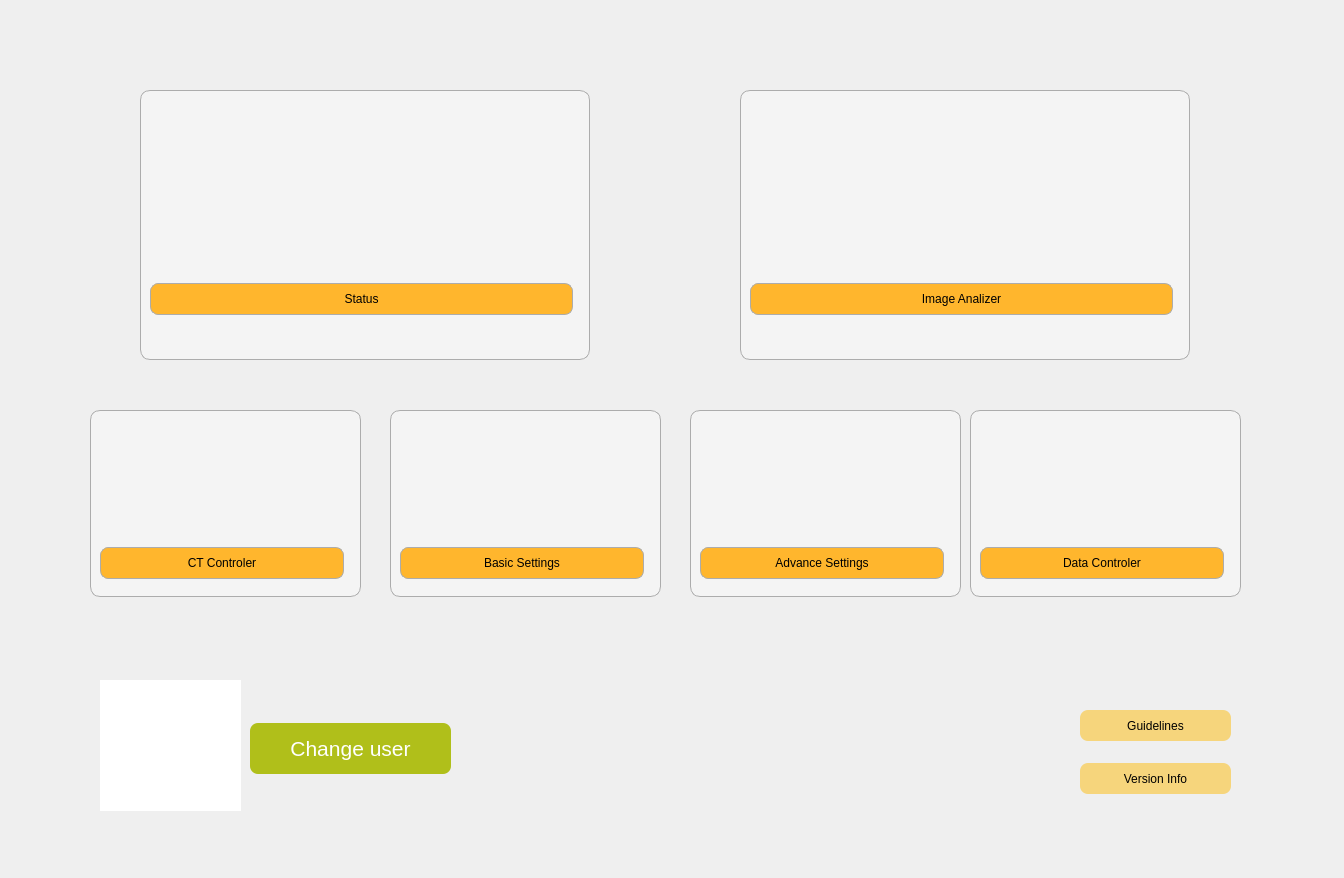
<?xml version="1.0" encoding="UTF-8"?>
<ui version="4.0">
 <class>MainWindow</class>
 <widget class="QMainWindow" name="MainWindow">
  <property name="geometry">
   <rect>
    <x>0</x>
    <y>0</y>
    <width>1344</width>
    <height>878</height>
   </rect>
  </property>
  <property name="windowTitle">
   <string>MainWindow</string>
  </property>
  <widget class="QWidget" name="centralwidget">
   <widget class="QLabel" name="label">
    <property name="geometry">
     <rect>
      <x>100</x>
      <y>20</y>
      <width>1131</width>
      <height>40</height>
     </rect>
    </property>
    <property name="text">
     <string>&lt;html&gt;&lt;head/&gt;&lt;body&gt;&lt;p align=&quot;center&quot;&gt;&lt;img src=&quot;:/Logo/QT designer assets/Logo-IBTI-resised.png&quot;/&gt;&lt;/p&gt;&lt;/body&gt;&lt;/html&gt;</string>
    </property>
   </widget>
   <widget class="QFrame" name="frame_detector">
    <property name="geometry">
     <rect>
      <x>140</x>
      <y>90</y>
      <width>450</width>
      <height>270</height>
     </rect>
    </property>
    <property name="styleSheet">
     <string notr="true">background-color: rgb(244, 244, 244);
border-radius: 10px;
border: 1px solid #ACACAC;
</string>
    </property>
    <property name="frameShape">
     <enum>QFrame::StyledPanel</enum>
    </property>
    <property name="frameShadow">
     <enum>QFrame::Raised</enum>
    </property>
    <layout class="QVBoxLayout" name="verticalLayout_2">
     <property name="spacing">
      <number>8</number>
     </property>
     <property name="topMargin">
      <number>16</number>
     </property>
     <property name="rightMargin">
      <number>16</number>
     </property>
     <property name="bottomMargin">
      <number>0</number>
     </property>
     <item>
      <widget class="QLabel" name="label_detector">
       <property name="maximumSize">
        <size>
         <width>16777215</width>
         <height>82</height>
        </size>
       </property>
       <property name="styleSheet">
        <string notr="true">Border: None
</string>
       </property>
       <property name="text">
        <string>&lt;html&gt;&lt;head/&gt;&lt;body&gt;&lt;p align=&quot;center&quot;&gt;&lt;img src=&quot;:/Logo/QT designer assets/tomograph 1.png&quot;/&gt;&lt;/p&gt;&lt;/body&gt;&lt;/html&gt;</string>
       </property>
      </widget>
     </item>
     <item>
      <widget class="QPushButton" name="button_detector">
       <property name="styleSheet">
        <string notr="true">display: flex;
padding: 8px 24px;
justify-content: center;
align-items: center;
gap: 10px;
align-self: stretch;
font: 12pt &quot;Segoe UI&quot;;

border-radius: 8px;
background: #FFB62D;</string>
       </property>
       <property name="text">
        <string>Status</string>
       </property>
      </widget>
     </item>
    </layout>
   </widget>
   <widget class="QFrame" name="frame_command">
    <property name="geometry">
     <rect>
      <x>90</x>
      <y>410</y>
      <width>271</width>
      <height>187</height>
     </rect>
    </property>
    <property name="styleSheet">
     <string notr="true">background-color: rgb(244, 244, 244);
border-radius: 10px;
border: 1px solid #ACACAC;
</string>
    </property>
    <property name="frameShape">
     <enum>QFrame::StyledPanel</enum>
    </property>
    <property name="frameShadow">
     <enum>QFrame::Raised</enum>
    </property>
    <layout class="QVBoxLayout" name="verticalLayout_7">
     <property name="spacing">
      <number>8</number>
     </property>
     <property name="topMargin">
      <number>16</number>
     </property>
     <property name="rightMargin">
      <number>16</number>
     </property>
     <property name="bottomMargin">
      <number>0</number>
     </property>
     <item>
      <widget class="QLabel" name="label_command">
       <property name="maximumSize">
        <size>
         <width>16777215</width>
         <height>82</height>
        </size>
       </property>
       <property name="styleSheet">
        <string notr="true">Border: None
</string>
       </property>
       <property name="text">
        <string>&lt;html&gt;&lt;head/&gt;&lt;body&gt;&lt;p align=&quot;center&quot;&gt;&lt;img src=&quot;:/Logo/QT designer assets/send.png&quot;/&gt;&lt;/p&gt;&lt;/body&gt;&lt;/html&gt;</string>
       </property>
      </widget>
     </item>
     <item>
      <widget class="QPushButton" name="button_command">
       <property name="styleSheet">
        <string notr="true">display: flex;
padding: 8px 24px;
justify-content: center;
align-items: center;
gap: 10px;
align-self: stretch;
font: 12pt &quot;Segoe UI&quot;;

border-radius: 8px;
background: #FFB62D;</string>
       </property>
       <property name="text">
        <string>CT Controler</string>
       </property>
      </widget>
     </item>
    </layout>
   </widget>
   <widget class="QPushButton" name="Basic_Settings_Button_3">
    <property name="geometry">
     <rect>
      <x>1080</x>
      <y>710</y>
      <width>151</width>
      <height>31</height>
     </rect>
    </property>
    <property name="font">
     <font>
      <family>Segoe UI</family>
      <pointsize>9</pointsize>
      <weight>50</weight>
      <italic>false</italic>
      <bold>false</bold>
     </font>
    </property>
    <property name="styleSheet">
     <string notr="true">display: flex;
padding: 8px 24px;
justify-content: center;
align-items: center;
gap: 10px;
align-self: stretch;
font: 9pt &quot;Segoe UI&quot;;

border-radius: 8px;
background: #f6d57c;</string>
    </property>
    <property name="text">
     <string>Guidelines</string>
    </property>
   </widget>
   <widget class="QPushButton" name="Basic_Settings_Button_2">
    <property name="geometry">
     <rect>
      <x>1080</x>
      <y>763</y>
      <width>151</width>
      <height>31</height>
     </rect>
    </property>
    <property name="styleSheet">
     <string notr="true">display: flex;
padding: 8px 24px;
justify-content: center;
align-items: center;
gap: 10px;
align-self: stretch;
font: 9pt &quot;Segoe UI&quot;;

border-radius: 8px;
background: #f6d57c;</string>
    </property>
    <property name="text">
     <string>Version Info</string>
    </property>
   </widget>
   <widget class="QPushButton" name="button_user">
    <property name="geometry">
     <rect>
      <x>250</x>
      <y>723</y>
      <width>201</width>
      <height>51</height>
     </rect>
    </property>
    <property name="maximumSize">
     <size>
      <width>16777215</width>
      <height>64</height>
     </size>
    </property>
    <property name="font">
     <font>
      <family>Segoe UI</family>
      <pointsize>16</pointsize>
      <weight>50</weight>
      <italic>false</italic>
      <bold>false</bold>
     </font>
    </property>
    <property name="cursor">
     <cursorShape>PointingHandCursor</cursorShape>
    </property>
    <property name="styleSheet">
     <string notr="true">display: flex;
color: rgb(255, 255, 255);
padding: 8px 24px;
justify-content: center;
align-items: center;
gap: 10px;
align-self: stretch;
font: 16pt &quot;Segoe UI&quot;;

border-radius: 8px;
background: #B0BF1A</string>
    </property>
    <property name="text">
     <string>Change user</string>
    </property>
   </widget>
   <widget class="QLabel" name="label_user">
    <property name="geometry">
     <rect>
      <x>100</x>
      <y>680</y>
      <width>141</width>
      <height>131</height>
     </rect>
    </property>
    <property name="styleSheet">
     <string notr="true">background-color: rgb(255, 255, 255);</string>
    </property>
    <property name="text">
     <string>&lt;html&gt;&lt;head/&gt;&lt;body&gt;&lt;p align=&quot;center&quot;&gt;&lt;img src=&quot;:/Logo/QT designer assets/user.png&quot;/&gt;&lt;/p&gt;&lt;/body&gt;&lt;/html&gt;</string>
    </property>
   </widget>
   <widget class="QFrame" name="frame_image">
    <property name="geometry">
     <rect>
      <x>740</x>
      <y>90</y>
      <width>450</width>
      <height>270</height>
     </rect>
    </property>
    <property name="styleSheet">
     <string notr="true">background-color: rgb(244, 244, 244);
border-radius: 10px;
border: 1px solid #ACACAC;
</string>
    </property>
    <property name="frameShape">
     <enum>QFrame::StyledPanel</enum>
    </property>
    <property name="frameShadow">
     <enum>QFrame::Raised</enum>
    </property>
    <layout class="QVBoxLayout" name="verticalLayout_4">
     <property name="spacing">
      <number>8</number>
     </property>
     <property name="topMargin">
      <number>16</number>
     </property>
     <property name="rightMargin">
      <number>16</number>
     </property>
     <property name="bottomMargin">
      <number>0</number>
     </property>
     <item>
      <widget class="QLabel" name="label_visualizer">
       <property name="maximumSize">
        <size>
         <width>16777215</width>
         <height>82</height>
        </size>
       </property>
       <property name="styleSheet">
        <string notr="true">Border: None
</string>
       </property>
       <property name="text">
        <string>&lt;html&gt;&lt;head/&gt;&lt;body&gt;&lt;p align=&quot;center&quot;&gt;&lt;img src=&quot;:/Logo/QT designer assets/tomograph 1.png&quot;/&gt;&lt;/p&gt;&lt;/body&gt;&lt;/html&gt;</string>
       </property>
      </widget>
     </item>
     <item>
      <widget class="QPushButton" name="button_visualizer">
       <property name="styleSheet">
        <string notr="true">display: flex;
padding: 8px 24px;
justify-content: center;
align-items: center;
gap: 10px;
align-self: stretch;
font: 12pt &quot;Segoe UI&quot;;

border-radius: 8px;
background: #FFB62D;</string>
       </property>
       <property name="text">
        <string>Image Analizer</string>
       </property>
      </widget>
     </item>
    </layout>
   </widget>
   <widget class="QFrame" name="frame_basic">
    <property name="geometry">
     <rect>
      <x>390</x>
      <y>410</y>
      <width>271</width>
      <height>187</height>
     </rect>
    </property>
    <property name="styleSheet">
     <string notr="true">background-color: rgb(244, 244, 244);
border-radius: 10px;
border: 1px solid #ACACAC;
</string>
    </property>
    <property name="frameShape">
     <enum>QFrame::StyledPanel</enum>
    </property>
    <property name="frameShadow">
     <enum>QFrame::Raised</enum>
    </property>
    <layout class="QVBoxLayout" name="verticalLayout_8">
     <property name="spacing">
      <number>8</number>
     </property>
     <property name="topMargin">
      <number>16</number>
     </property>
     <property name="rightMargin">
      <number>16</number>
     </property>
     <property name="bottomMargin">
      <number>0</number>
     </property>
     <item>
      <widget class="QLabel" name="label_basic">
       <property name="maximumSize">
        <size>
         <width>16777215</width>
         <height>82</height>
        </size>
       </property>
       <property name="styleSheet">
        <string notr="true">Border: None
</string>
       </property>
       <property name="text">
        <string>&lt;html&gt;&lt;head/&gt;&lt;body&gt;&lt;p align=&quot;center&quot;&gt;&lt;img src=&quot;:/Logo/QT designer assets/send.png&quot;/&gt;&lt;/p&gt;&lt;/body&gt;&lt;/html&gt;</string>
       </property>
      </widget>
     </item>
     <item>
      <widget class="QPushButton" name="button_basic">
       <property name="styleSheet">
        <string notr="true">display: flex;
padding: 8px 24px;
justify-content: center;
align-items: center;
gap: 10px;
align-self: stretch;
font: 12pt &quot;Segoe UI&quot;;

border-radius: 8px;
background: #FFB62D;</string>
       </property>
       <property name="text">
        <string>Basic Settings</string>
       </property>
      </widget>
     </item>
    </layout>
   </widget>
   <widget class="QFrame" name="frame_advance">
    <property name="geometry">
     <rect>
      <x>690</x>
      <y>410</y>
      <width>271</width>
      <height>187</height>
     </rect>
    </property>
    <property name="styleSheet">
     <string notr="true">background-color: rgb(244, 244, 244);
border-radius: 10px;
border: 1px solid #ACACAC;
</string>
    </property>
    <property name="frameShape">
     <enum>QFrame::StyledPanel</enum>
    </property>
    <property name="frameShadow">
     <enum>QFrame::Raised</enum>
    </property>
    <layout class="QVBoxLayout" name="verticalLayout_9">
     <property name="spacing">
      <number>8</number>
     </property>
     <property name="topMargin">
      <number>16</number>
     </property>
     <property name="rightMargin">
      <number>16</number>
     </property>
     <property name="bottomMargin">
      <number>0</number>
     </property>
     <item>
      <widget class="QLabel" name="label_advance">
       <property name="maximumSize">
        <size>
         <width>16777215</width>
         <height>82</height>
        </size>
       </property>
       <property name="styleSheet">
        <string notr="true">Border: None
</string>
       </property>
       <property name="text">
        <string>&lt;html&gt;&lt;head/&gt;&lt;body&gt;&lt;p align=&quot;center&quot;&gt;&lt;img src=&quot;:/Logo/QT designer assets/send.png&quot;/&gt;&lt;/p&gt;&lt;/body&gt;&lt;/html&gt;</string>
       </property>
      </widget>
     </item>
     <item>
      <widget class="QPushButton" name="button_advance">
       <property name="styleSheet">
        <string notr="true">display: flex;
padding: 8px 24px;
justify-content: center;
align-items: center;
gap: 10px;
align-self: stretch;
font: 12pt &quot;Segoe UI&quot;;

border-radius: 8px;
background: #FFB62D;</string>
       </property>
       <property name="text">
        <string>Advance Settings</string>
       </property>
      </widget>
     </item>
    </layout>
   </widget>
   <widget class="QFrame" name="frame_server">
    <property name="geometry">
     <rect>
      <x>970</x>
      <y>410</y>
      <width>271</width>
      <height>187</height>
     </rect>
    </property>
    <property name="styleSheet">
     <string notr="true">background-color: rgb(244, 244, 244);
border-radius: 10px;
border: 1px solid #ACACAC;
</string>
    </property>
    <property name="frameShape">
     <enum>QFrame::StyledPanel</enum>
    </property>
    <property name="frameShadow">
     <enum>QFrame::Raised</enum>
    </property>
    <layout class="QVBoxLayout" name="verticalLayout_10">
     <property name="spacing">
      <number>8</number>
     </property>
     <property name="topMargin">
      <number>16</number>
     </property>
     <property name="rightMargin">
      <number>16</number>
     </property>
     <property name="bottomMargin">
      <number>0</number>
     </property>
     <item>
      <widget class="QLabel" name="label_server">
       <property name="maximumSize">
        <size>
         <width>16777215</width>
         <height>82</height>
        </size>
       </property>
       <property name="styleSheet">
        <string notr="true">Border: None
</string>
       </property>
       <property name="text">
        <string>&lt;html&gt;&lt;head/&gt;&lt;body&gt;&lt;p align=&quot;center&quot;&gt;&lt;img src=&quot;:/Logo/QT designer assets/send.png&quot;/&gt;&lt;/p&gt;&lt;/body&gt;&lt;/html&gt;</string>
       </property>
      </widget>
     </item>
     <item>
      <widget class="QPushButton" name="button_server">
       <property name="styleSheet">
        <string notr="true">display: flex;
padding: 8px 24px;
justify-content: center;
align-items: center;
gap: 10px;
align-self: stretch;
font: 12pt &quot;Segoe UI&quot;;

border-radius: 8px;
background: #FFB62D;</string>
       </property>
       <property name="text">
        <string>Data Controler</string>
       </property>
      </widget>
     </item>
    </layout>
   </widget>
  </widget>
 </widget>
 <resources/>
 <connections/>
</ui>
